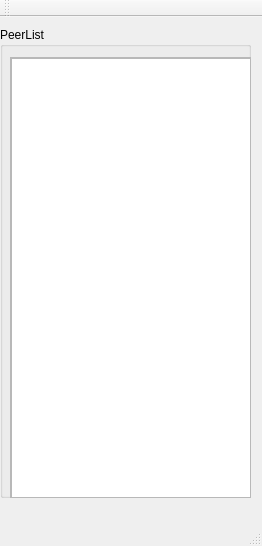
<?xml version="1.0" encoding="UTF-8"?>
<ui version="4.0">
 <class>MainWindow</class>
 <widget class="QMainWindow" name="MainWindow">
  <property name="geometry">
   <rect>
    <x>0</x>
    <y>0</y>
    <width>262</width>
    <height>546</height>
   </rect>
  </property>
  <property name="windowTitle">
   <string>MainWindow</string>
  </property>
  <widget class="QWidget" name="centralWidget">
   <widget class="QGroupBox" name="groupBox">
    <property name="geometry">
     <rect>
      <x>0</x>
      <y>10</y>
      <width>251</width>
      <height>471</height>
     </rect>
    </property>
    <property name="title">
     <string>PeerList</string>
    </property>
    <widget class="QScrollArea" name="scrollArea">
     <property name="geometry">
      <rect>
       <x>10</x>
       <y>30</y>
       <width>241</width>
       <height>441</height>
      </rect>
     </property>
     <property name="widgetResizable">
      <bool>true</bool>
     </property>
     <widget class="QWidget" name="scrollAreaWidgetContents">
      <property name="geometry">
       <rect>
        <x>0</x>
        <y>0</y>
        <width>239</width>
        <height>439</height>
       </rect>
      </property>
      <widget class="QListWidget" name="userListWidget">
       <property name="geometry">
        <rect>
         <x>0</x>
         <y>0</y>
         <width>241</width>
         <height>441</height>
        </rect>
       </property>
       <property name="alternatingRowColors">
        <bool>true</bool>
       </property>
       <property name="currentRow">
        <number>-1</number>
       </property>
      </widget>
     </widget>
    </widget>
   </widget>
  </widget>
  <widget class="QMenuBar" name="menuBar">
   <property name="geometry">
    <rect>
     <x>0</x>
     <y>0</y>
     <width>262</width>
     <height>26</height>
    </rect>
   </property>
  </widget>
  <widget class="QToolBar" name="mainToolBar">
   <attribute name="toolBarArea">
    <enum>TopToolBarArea</enum>
   </attribute>
   <attribute name="toolBarBreak">
    <bool>false</bool>
   </attribute>
  </widget>
  <widget class="QStatusBar" name="statusBar"/>
 </widget>
 <layoutdefault spacing="6" margin="11"/>
 <resources/>
 <connections/>
</ui>
